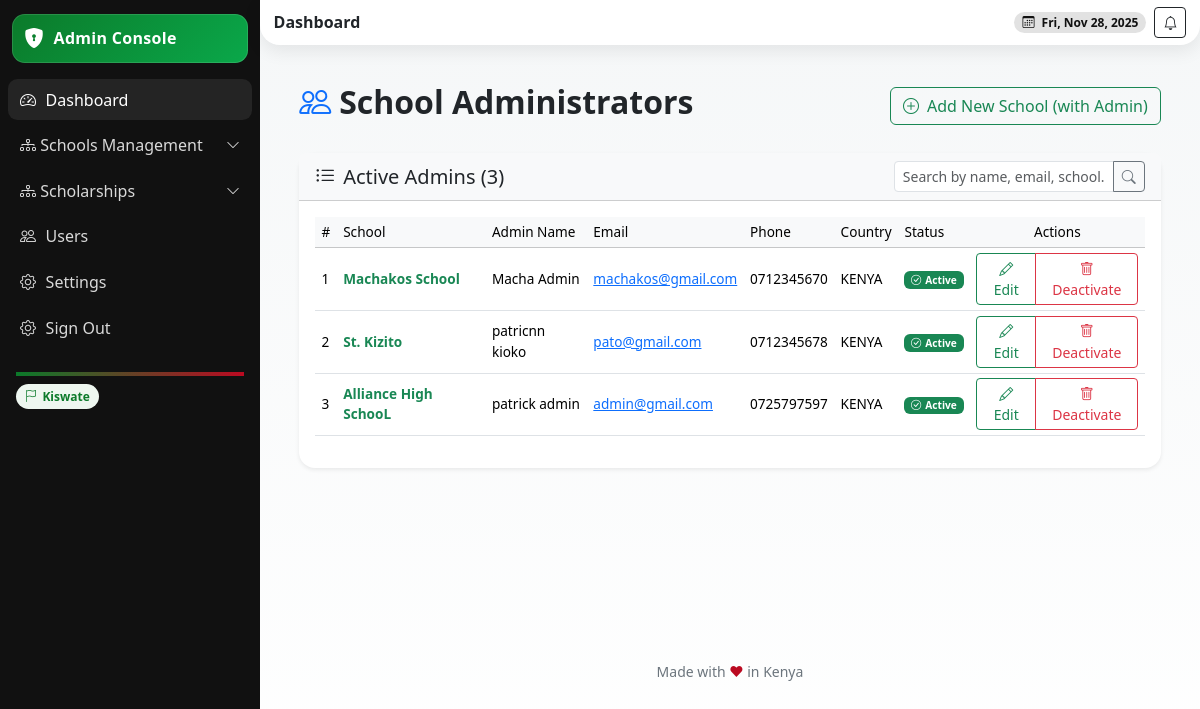
Before: /school-admins/ (signed in) with the older database file.
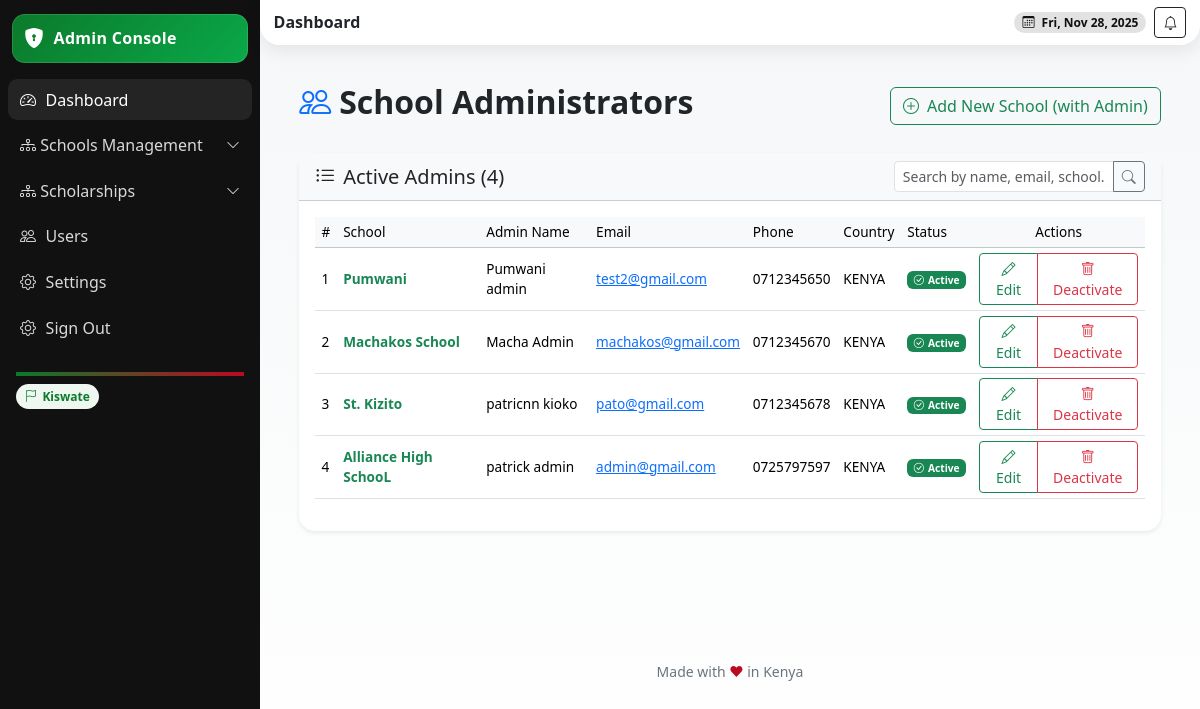
After: the same page with the newer database file.
### school/models.py (models this page shows, shortened)
class School(models.Model):
    name = models.CharField(max_length=255)
    school_admin = models.OneToOneField(User, on_delete=models.CASCADE, related_name='school_admin_profile')
    code = models.CharField(max_length=50, unique=True)
    address = models.TextField(blank=True)
    contact_email = models.EmailField()
    contact_phone = models.CharField(max_length=15)
    county = models.ForeignKey(County, on_delete=models.SET_NULL, null=True, blank=True)
    city = models.ForeignKey(City, on_delete=models.SET_NULL, null=True, blank=True)
    constituency = models.ForeignKey(Constituency, on_delete=models.SET_NULL, null=True, blank=True)
    sub_county = models.ForeignKey(SubCounty, on_delete=models.SET_NULL, null=True, blank=True)
    ward = models.ForeignKey(Ward, on_delete=models.SET_NULL, null=True, blank=True)
    created_at = models.DateTimeField(auto_now_add=True)
    is_active = models.BooleanField(default=True)

### userauths/models.py (models this page shows, shortened)
class User(AbstractUser):
    COUNTRY_CURRENCY_MAP = {
        'KENYA': 'KES',
        'UGANDA': 'UGX',
    }
    username = None  # Disable username field
    phone_number = models.CharField(max_length=15, unique=True)
    country = models.CharField(max_length=15,blank=True, null=True)
    email = models.EmailField(unique=True)
    first_name = models.CharField(max_length=50)
    last_name = models.CharField(max_length=50)
    is_staff = models.BooleanField(default=False)
    is_superuser = models.BooleanField(default=False)
    is_admin = models.BooleanField(default=False)
    school_staff = models.BooleanField(default=False)
    is_student = models.BooleanField(default=False)
    is_teacher = models.BooleanField(default=False)
    is_parent = models.BooleanField(default=False)
    is_active = models.BooleanField(default=True)
    is_verified = models.BooleanField(default=False)
    created_at = models.DateTimeField(auto_now_add=True)
    updated_at = models.DateTimeField(auto_now=True)
    objects = CustomUserManager()
    USERNAME_FIELD = 'email'  # Use email as the username field
    REQUIRED_FIELDS = ['first_name', 'last_name', 'phone_number']  # Required fields for createsuperuser
    class Meta:
        ordering = ['-created_at']

### kiswate_digital_app/views.py (the view, shortened to what this page needs)
# urls.py: path("school-admins/", views.school_admin_list, name="school_admin_list"),
@login_required
def school_admin_list(request):
    if not request.user.is_superuser:
        messages.error(request, "Access denied: Superuser privileges required.")
        return redirect('kiswate_digital_app:kiswate_admin_dashboard')
    edit_pk = request.GET.get('edit_pk')
    error = request.GET.get('error') == '1'
    query = request.GET.get('q', '')
    schools = School.objects.select_related('school_admin').order_by('-created_at')
    edit_form = None
    if edit_pk and error:
        school = get_object_or_404(School, pk=edit_pk)
        edit_form = AdminEditForm(instance=school.school_admin)
        messages.error(request, "Please correct the form errors below.")
    context = {
        'schools': schools,
        'query': query,
        'edit_pk': edit_pk,
        'edit_form': edit_form,  # Pass for modal errors
    }
    return render(request, "Dashboard/school_admin_list.html", context)

### templates/Dashboard/school_admin_list.html (shortened to what this page needs)
{% extends 'Dashboard/admindash-base.html' %}
{% block content %}
<section class="content container-fluid py-4">
  <div class="container">
    <div class="d-flex justify-content-between align-items-center mb-4">
      <h2 class="fw-bold"><i class="bi bi-people me-2 text-primary"></i>School Administrators</h2>
      <a href="{% url 'kiswate_digital_app:new_school' %}" class="btn btn-outline-success">
        <i class="bi bi-plus-circle me-2"></i>Add New School (with Admin)
      </a>
    </div>
    <div class="card shadow-sm border-0 rounded-4">
      <div class="card-header d-flex justify-content-between align-items-center bg-light">
        <h5 class="mb-0"><i class="bi bi-list-ul me-2"></i>Active Admins ({{ schools.count }})</h5>
        <form method="get" class="d-inline">
          <div class="input-group input-group-sm">
            <input type="text" name="q" class="form-control" placeholder="Search by name, email, school..." value="{{ query }}">
            <button class="btn btn-outline-secondary" type="submit"><i class="bi bi-search"></i></button>
          </div>
        </form>
      </div>
      <div class="card-body">
        <div class="table-responsive">
          <table class="table table-hover align-middle">
            <thead class="table-light">
              <tr>
                <th>#</th>
                <th>School</th>
                <th>Admin Name</th>
                <th>Email</th>
                <th>Phone</th>
                <th>Country</th>
                <th>Status</th>
                <th class="text-center">Actions</th>
              </tr>
            </thead>
            <tbody>
              {% for school in schools %}
              <tr>
                <td>{{ forloop.counter }}</td>
                <td><strong class="text-success">{{ school.name }}</strong></td>
                <td>{{ school.school_admin.get_full_name }}</td>
                <td><a href="mailto:{{ school.school_admin.email }}">{{ school.school_admin.email }}</a></td>
                <td>{{ school.school_admin.phone_number }}</td>
                <td>{{ school.school_admin.country|default:"KENYA" }}</td>
                <td>
                  {% if school.school_admin.is_active %}
                    <span class="badge bg-success"><i class="bi bi-check-circle me-1"></i>Active</span>
                  {% else %}
                    <span class="badge bg-danger"><i class="bi bi-x-circle me-1"></i>Inactive</span>
                  {% endif %}
                </td>
                <td class="text-center">
                  <div class="btn-group btn-group-sm">
                    <button class="btn btn-outline-success" data-bs-toggle="modal" data-bs-target="#editModal{{ school.pk }}">
                      <i class="bi bi-pencil"></i> Edit
                    </button>
                    <button class="btn btn-outline-danger" data-bs-toggle="modal" data-bs-target="#deleteModal{{ school.pk }}">
                      <i class="bi bi-trash"></i> Deactivate
                    </button>
                  </div>
                </td>
              </tr>
              {% empty %}
              <tr><td colspan="8" class="text-center text-muted py-4">No admins found.</td></tr>
              {% endfor %}
            </tbody>
          </table>
        </div>
      </div>
    </div>
  </div>
</section>
{% endblock %}

Changed rows visible on the page:
added School: name "Pumwani", school_admin.get_full_name "Pumwani admin", school_admin.email "test2@gmail.com", school_admin.phone_number "0712345650", school_admin.country "KENYA", shows "Active"
Other visible differences:
{{ schools.count }}: "3" → "4"
